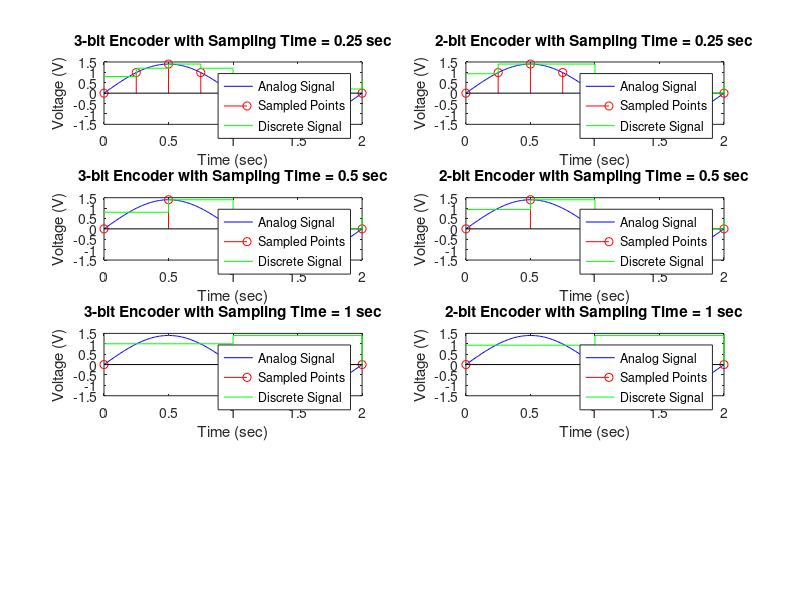

Reproduce this figure in MATLAB.
% Parameters
t = 0:0.01:2; % Time vector
analog_signal = 1.4 * sin(pi * t); % Analog signal (sine wave with amplitude 1.4)

% Sampling times
sampling_times = [0.25, 0.5, 1];

% Bit depths and corresponding levels
bit_depths = [3, 2];
level_dict = containers.Map({3, 2}, {8, 4});

figure;

for i = 1:length(sampling_times)
    sampling_time = sampling_times(i);
    for j = 1:length(bit_depths)
        bit_depth = bit_depths(j);
        levels = level_dict(bit_depth);

        % Sampling
        sampling_points = 0:sampling_time:2;
        sampled_signal = interp1(t, analog_signal, sampling_points);

        % Quantization
        max_val = max(sampled_signal);
        min_val = min(sampled_signal);
        quantized_signal = round((sampled_signal - min_val) / (max_val - min_val) * (levels - 1));

        % Discrete-time signal
        discrete_signal = quantized_signal * (1.4 / (levels - 1));

        % Plotting
        subplot(4, 2, (i-1)*2 + j);
        plot(t, analog_signal, 'b-', 'DisplayName', 'Analog Signal'); hold on;
        stem(sampling_points, sampled_signal, 'r', 'DisplayName', 'Sampled Points');
        stairs(sampling_points, discrete_signal, 'g', 'DisplayName', 'Discrete Signal');
        
        title([num2str(bit_depth), '-bit Encoder with Sampling Time = ', num2str(sampling_time), ' sec']);
        xlabel('Time (sec)');
        ylabel('Voltage (V)');
        legend;
        hold off;
    end
end
